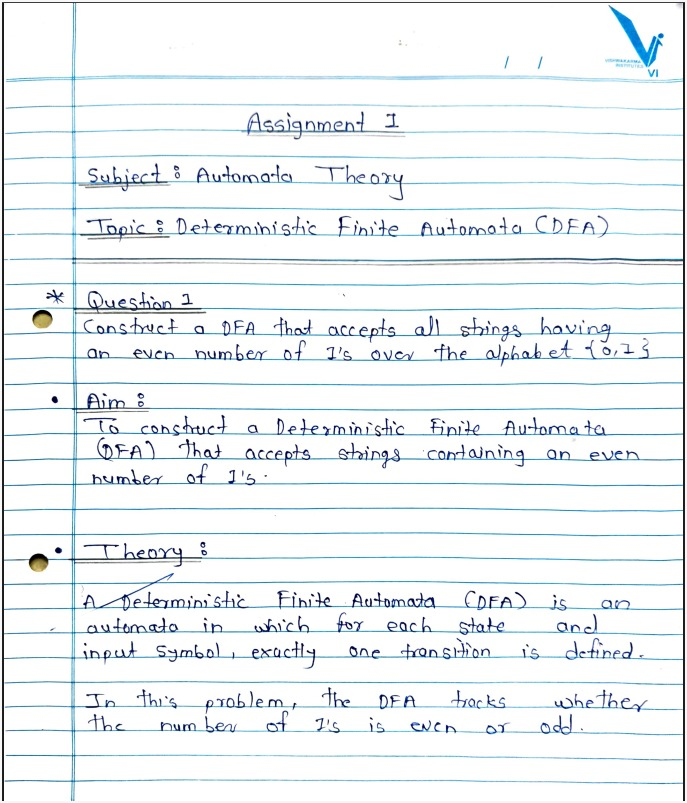
#> input picture media/samples/WhatsApp_Image_2026-04-07_at_9.04.05_AM.jpeg, 687 x 803 px
$ python -i engine.py   (imports and definitions only)
#> lines starting #> are read from the running program, lines starting #| are printed output that depends on the picture
import cv2
import numpy as np
from skimage.feature import hog, local_binary_pattern
from sklearn.metrics.pairwise import cosine_similarity
from pathlib import Path
import pytesseract
import requests
from django.conf import settings
from .models import VerificationResult


def extract_features(image_path):
    """Extract HOG + LBP features from a handwriting image."""
    img = cv2.imread(str(image_path))
#> img is the input picture: shape (803, 687, 3); mean B, G, R 244.2, 242.1, 237.8
    if img is None:
        return None

    gray = cv2.cvtColor(img, cv2.COLOR_BGR2GRAY)
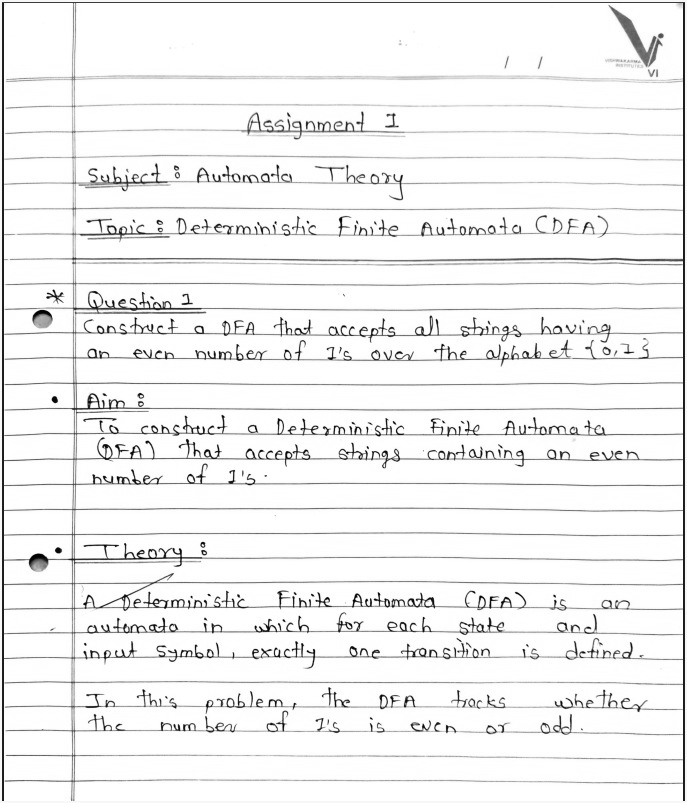
#> gray: shape (803, 687); min 0, max 255, mean 241.1
    resized = cv2.resize(gray, (256, 256))
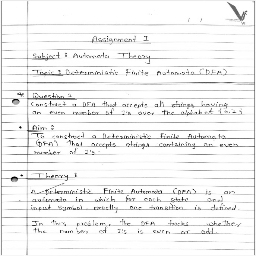
#> resized: shape (256, 256); min 1, max 255, mean 241

    # HOG features
#> (the run stopped early here; a loop or call above may not have finished)
